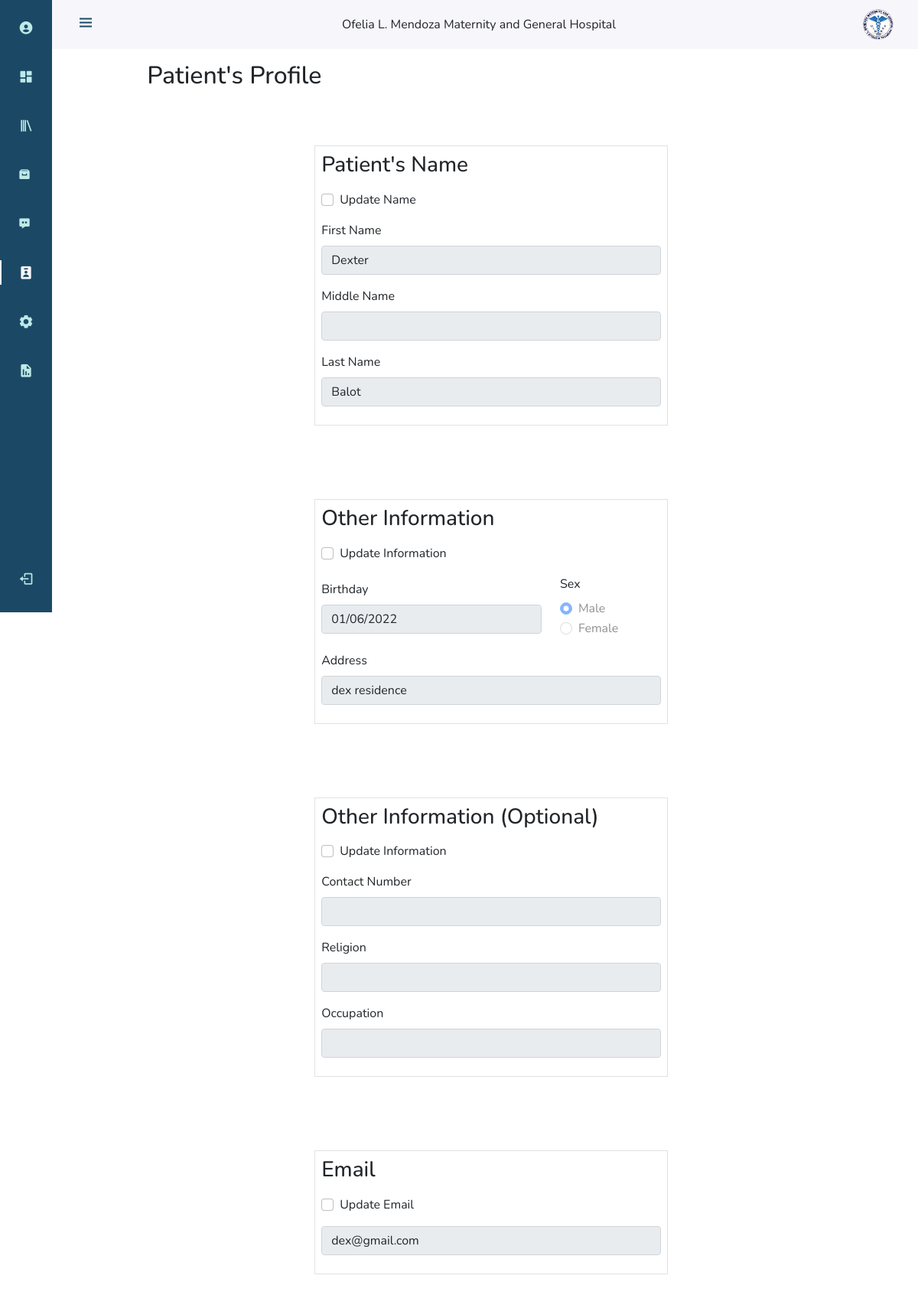
Page /php/patients/view_patient.php?id=26 (signed in) on the committed database.
### tables this page shows
CREATE TABLE `tbl_accounts` (
  `acc_id` int(40) NOT NULL,
  `auto_id` varchar(255) NOT NULL,
  `username` varchar(100) NOT NULL,
  `password` varchar(300) NOT NULL,
  `first_name` varchar(100) NOT NULL,
  `middle_name` varchar(100) DEFAULT NULL,
  `last_name` varchar(100) NOT NULL,
  `email` varchar(60) NOT NULL,
  `emp_id` varchar(100) NOT NULL,
  `position` varchar(40) NOT NULL,
  `date_created` date DEFAULT NULL,
  `time_created` time DEFAULT NULL
);

CREATE TABLE `tbl_patients` (
  `patient_id` int(30) NOT NULL,
  `username` varchar(60) NOT NULL,
  `password` varchar(60) NOT NULL,
  `first_name` varchar(50) NOT NULL,
  `middle_name` varchar(50) DEFAULT NULL,
  `last_name` varchar(50) NOT NULL,
  `contact_no` varchar(20) NOT NULL,
  `email` varchar(60) DEFAULT NULL,
  `sex` varchar(10) NOT NULL,
  `religion` varchar(30) DEFAULT NULL,
  `address` varchar(150) NOT NULL,
  `birthdate` varchar(30) NOT NULL,
  `occupation` varchar(30) DEFAULT NULL,
  `status` varchar(255) NOT NULL,
  `record_status` varchar(255) NOT NULL,
  `date_added` date DEFAULT NULL,
  `time_added` time DEFAULT NULL
);

### php/patients/view_patient.php (the view, shortened to what this page needs)
<!DOCTYPE html>
<html lang="en">
<head>
    <link href="https://cdn.jsdelivr.net/npm/bootstrap@5.0.2/dist/css/bootstrap.min.css" rel="stylesheet">
    <link rel="stylesheet" href="https://cdn.jsdelivr.net/npm/boxicons@latest/css/boxicons.min.css">
    <link rel="stylesheet" href="../../css/nav.css">
    <link rel="stylesheet" href="../../css/patients.css">
</head>
<body id="body-pd">
<?php include_once '../admin_nav.php';?>
<?php
    include_once '../dbconn.php';
    if(isset($_GET['id'])){
        $id = $_GET['id'];
        $stmt = $connection->prepare("SELECT * FROM tbl_patients where patient_id = ?");
        $stmt->bind_param("i", $id);
        $stmt->execute();
        $result = $stmt->get_result();
        $row = $result->fetch_assoc();
        $sex_field = '';
        if($row['sex']=='Male')
        {
            $sex_field .= '<div class="row">
                                <div class="col">
                                    <div class="form-check form-check-inline">
                                        <input class="form-check-input edit_info edit_sex" type="radio" name="sex" disabled required id="male" value="Male" checked>
                                        <label class="form-check-label" for="male">Male</label>
                                    </div>
                                    <div class="form-check form-check-inline">
                                        <input class="form-check-input edit_info edit_sex" type="radio" name="sex" disabled required id="female" value="Female">
                                        <label class="form-check-label" for="female">Female</label>
                                    </div>
                                </div>
                            </div>';
        }else if($row['sex']=='Female')
        {
            $sex_field .= '<div class="row">
                                <div class="col">
                                    <div class="form-check form-check-inline">
                                        <input class="form-check-input edit_info edit_sex" type="radio" name="sex" disabled required id="male" value="Male">
                                        <label class="form-check-label" for="male">Male</label>
                                    </div>
                                    <div class="form-check form-check-inline">
                                        <input class="form-check-input edit_info edit_sex" type="radio" name="sex" disabled required id="female" value="Female" checked>
                                        <label class="form-check-label" for="female">Female</label>
                                    </div>
                                </div>
                            </div>';
        }
    }
    ?>
<div>
            <div class="row justify-content-center">
                <div class="col-10 mx-5 my-3">
                    <h2>Patient's Profile</h2>
                </div>
            </div>
    <div class="row">
        <div class="col-5 container-lg border my-5 p-2" id="edit_name_div">
            <form method="POST" action="update_patient.php?id=<?php echo $id; ?>">
            <h3>Patient's Name</h3>
                <div class="form-check my-3">
                <input class="form-check-input" type="checkbox" value="" id="edit_name">
                <label class="form-check-label" for="edit_name">
                    Update Name
                </label>
                </div>
                <div class="row mb-3 justify-content-center">
                    <div class="col">
                        <label for="first_name" class="form-label">First Name</label>
                        <input type="text" class="form-control edit_name" id="first_name" name="first_name"  value="<?php echo $row['first_name']; ?>" required readonly autocomplete="off">
                    </div>
                </div>
                <div class="row mb-3  justify-content-center">
                    <div class="col">
                        <label for="middle_name" class="form-label">Middle Name</label>
                        <input type="text" class="form-control edit_name" id="middle_name" name="middle_name"  value="<?php echo $row['middle_name']; ?>" readonly autocomplete="off">
                    </div>
                </div>
                <div class="row mb-3  justify-content-center">
                    <div class="col">
                        <label for="last_name" class="form-label">Last Name</label>
                        <input type="text" class="form-control edit_name" id="last_name" name="last_name" value="<?php echo $row['last_name']; ?>"  required readonly autocomplete="off">
                    </div>
                </div>
            </form>
        </div>
    </div>
     <div class="row">
        <div class="col-5 container-lg border my-5 p-2" id="edit_info_div">
            <form method="POST" action="update_patient.php?id=<?php echo $id; ?>">
            <h3>Other Information</h3>
                <div class="form-check my-3">
                <input class="form-check-input" type="checkbox" value="" id="edit_info">
                <label class="form-check-label" for="edit_info">
                    Update Information
                </label>
                </div>
                <div class="row mb-3 justify-content-center align-items-center">
                    <div class="col-8">
                        <label for="birthday" class="form-label">Birthday</label>
                        <input type="date" class="form-control edit_info" id="birthday" name="birthday" value="<?php echo $row['birthdate']; ?>" required readonly>
                    </div>
                    <div class="col-4">
                        <div class="row">
                            <div class="col">
                                <label class="form-label">Sex</label>
                            </div>
                        </div>
                        <?php echo $sex_field; ?>
                    </div>
                </div>
                <div class="row mb-3  justify-content-center">
                    <div class="col">
                        <label for="address" class="form-label">Address</label>
                        <input type="text" class="form-control edit_info" id="address" name="address" value="<?php echo $row['address']; ?>"  required readonly autocomplete="off">
                    </div>
                </div>
            </form>
        </div>
    </div>
    <div class="row">
        <div class="col-5 container-lg border my-5 p-2" id="edit_optional_div">
            <form method="POST" action="update_patient.php?id=<?php echo $id; ?>">
            <h3>Other Information (Optional)</h3>
                <div class="form-check my-3">
                <input class="form-check-input" type="checkbox" value="" id="edit_optional">
                <label class="form-check-label" for="edit_optional">
                    Update Information
                </label>
                </div>
                <div class="row mb-3 justify-content-center">
                    <div class="col">
                        <label for="contact_no" class="form-label">Contact Number</label>
                        <input type="text" class="form-control edit_optional" id="contact_no" name="contact_no"  value="<?php echo $row['contact_no']; ?>" readonly autocomplete="off">
                    </div>
                </div>
                <div class="row mb-3 justify-content-center">
                    <div class="col">
                        <label for="religion" class="form-label">Religion</label>
                        <input type="text" class="form-control edit_optional" id="religion" name="religion"  value="<?php echo $row['religion']; ?>" readonly autocomplete="off">
                    </div>
                </div>
                <div class="row mb-3 justify-content-center">
                    <div class="col">
                        <label for="occupation" class="form-label">Occupation</label>
                        <input type="text" class="form-control edit_optional" id="occupation" name="occupation"  value="<?php echo $row['occupation']; ?>" readonly autocomplete="off">
                    </div>
                </div>
            </form>
        </div>
    </div>
    <div class="row">
        <div class="col-5 container-lg border my-5 p-2" id="edit_email_div">
            <form method="POST" action="update_patient.php?id=<?php echo $id; ?>">
            <h3>Email</h3>
                <div class="form-check my-3">
                    <input class="form-check-input" type="checkbox" value="" id="edit_email">
                    <label class="form-check-label" for="edit_email">
                        Update Email
                    </label>
                </div>
                <div class="row mb-3  justify-content-center">
                    <div class="col">
                        <input type="text" class="form-control edit_email" id="email" name="email" value="<?php echo $row['email']; ?>" required readonly autocomplete="off">
                    </div>
                </div>
            </form>
        </div>
    </div>
</div>
</body>
</html>

### php/admin_nav.php (shortened to what this page needs)
<?php
include_once '../dbconn.php';
$ID = $_SESSION['ID'];
 $sql = "SELECT * FROM tbl_accounts where acc_id = '$ID'";
 $result = $conn -> query($sql);
 if($result->num_rows>0)
 {
    while($row = $result -> fetch_assoc())
    {
         $active_account_name = $row['first_name'];
         echo '
        <header class="header" id="header">
            <div class="header_toggle"> <i class="bx bx-menu" id="header-toggle"></i> </div>
            <div>  Ofelia L. Mendoza Maternity and General Hospital </div>
            <div class="header_img"> <img src="../../images/ofelia_logo.png" alt=""> </div>
        </header>
        <div class="l-navbar" id="nav-bar">
            <nav class="nav nav_class">
                <div>
                    <div class="nav_list">
                        <a href="../profile/view_profile.php" class="nav_link" title="Profile" id="profile_link"> <i class="bx bxs-user-circle nav_icon"></i> <span class="nav_name">'.$active_account_name.'</span> </a>
                        <a href="../dashboard/dashboard.php" class="nav_link" title="Dashboard" id="dashboard_link"> <i class="bx bxs-dashboard nav_icon"></i> <span class="nav_name">Dashboard</span> </a>
                        <a href="../patients_record_management/patients_records.php" title="Patients Records" class="nav_link" id="record_management_link"> <i class="bx bx-library nav_icon"></i> <span class="nav_name">Patients Records</span> </a>
                        <a href="../patients_record_archive/patients_archive.php" title="Patient Archived Records" class="nav_link" id="archive_link"> <i class="bx bxs-archive"></i> <span class="nav_name">Patients Record Archive</span> </a>
                        <a href="../patients_follow_ups/patients_follow_ups.php" title="Patients Follow Ups" class="nav_link" id="followup_link"><i class="bx bxs-message-dots"></i> <span class="nav_name"> Patients Follow Ups <sup></sup></span></a>
                        <a href="../patients/patients.php" class="nav_link" title="Patients" id ="patients_link"> <i class="bx bxs-user-badge nav_icon"></i> <span class="nav_name">Patients</span> </a>
                        ';
                        if(isset($_SESSION["position"]) && $_SESSION["position"]=="Administrator"){
                        echo'
                        <a href="../account_management/account_management.php" title="Accounts Management" class="nav_link" id="account_management_link"> <i class="bx bxs-cog nav_icon"></i> <span class="nav_name">Accounts Management</span> </a>
                        <a href="../report_generation/report_generation.php" title="Reports" class="nav_link" id="report_generation_link"> <i class="bx bxs-report nav_icon"></i> <span class="nav_name">Generate Reports</span> </a>
                        ';}
                        echo'
                    </div>
                </div>
                <a onclick="logout()" title="Sign Out" id="logout" class="nav_link"> <i class="bx bx-log-out nav_icon"></i> <span class="nav_name">Log out</span> </a>
            </nav>
        </div> ';
    }
 }
?>

### css/nav.css (style rules this page uses)
:root { --header-height: 3rem; --nav-width: 68px; --first-color: #1B4965; --first-color-light: #BEE9E8; --white-color: #F7F6FB; --body-font: 'Nunito', sans-serif; --normal-font-size: 1rem; --z-fixed: 100 }
body { position: relative; margin: var(--header-height) 0 0 0; padding: 0 1rem; font-family: var(--body-font); font-size: var(--normal-font-size); transition: .5s }
a { text-decoration: none }
.header { width: 100%; height: var(--header-height); position: fixed; top: 0; left: 0; display: flex; align-items: center; justify-content: space-between; padding: 0 1rem; background-color: var(--white-color); z-index: var(--z-fixed); transition: .5s }
.header_toggle { color: var(--first-color); font-size: 1.5rem; cursor: pointer }
.header_img { width: 35px; height: 35px; display: flex; justify-content: center; border-radius: 50%; overflow: hidden }
.header_img img { width: 40px }
.l-navbar { position: fixed; top: 0; left: -30%; width: var(--nav-width); height: 100vh; background-color: var(--first-color); padding: .5rem 1rem 0 0; transition: .5s; z-index: var(--z-fixed) }
.nav_class { height: 100%; display: flex; flex-direction: column; justify-content: space-between; overflow: hidden }
.nav_logo, .nav_link { display: grid; grid-template-columns: max-content max-content; align-items: center; column-gap: 1rem; padding: .5rem 0 .5rem 1.5rem }
.nav_link { position: relative; color: var(--first-color-light); margin-bottom: 1.5rem; transition: .3s }
.nav_icon { font-size: 1.25rem }
#logout { cursor: pointer; }
@media screen and (min-width: 768px) { body { margin: calc(var(--header-height) + 1rem) 0 0 0; padding-left: calc(var(--nav-width) + 2rem) } }
@media screen and (min-width: 768px) { .header { height: calc(var(--header-height) + 1rem); padding: 0 2rem 0 calc(var(--nav-width) + 2rem) } }
@media screen and (min-width: 768px) { .header_img { width: 40px; height: 40px } }
@media screen and (min-width: 768px) { .header_img img { width: 45px } }
@media screen and (min-width: 768px) { .l-navbar { left: 0; padding: 1rem 1rem 0 0 } }

### css/patients.css (style rules this page uses)
#patients_link { color: #F7F6FB; }
#patients_link::before { color: #F7F6FB; content: ''; position: absolute; left: 0; width: 2px; height: 32px; background-color: var(--white-color) }

### rows in the picture
tbl_patients: first_name "Dexter", last_name "Balot", birthday "01/06/2022", address "dex residence", email "dex@gmail.com"
